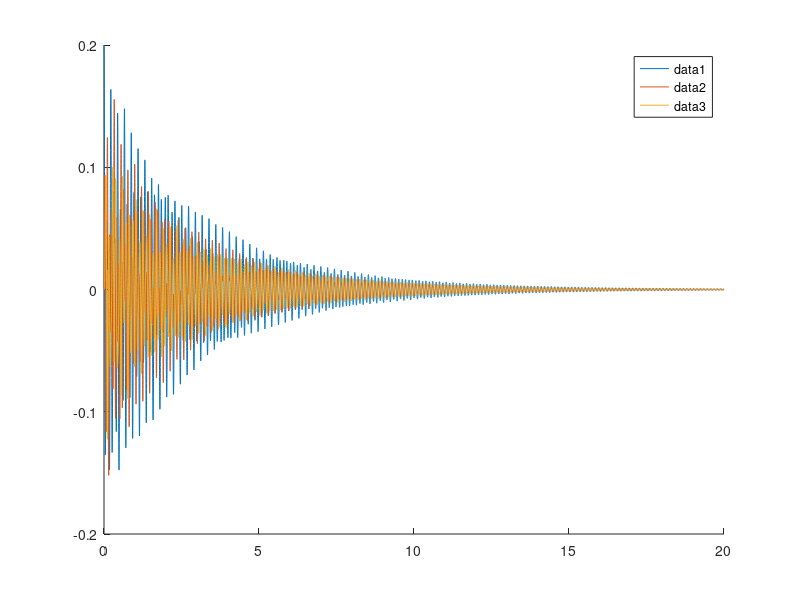
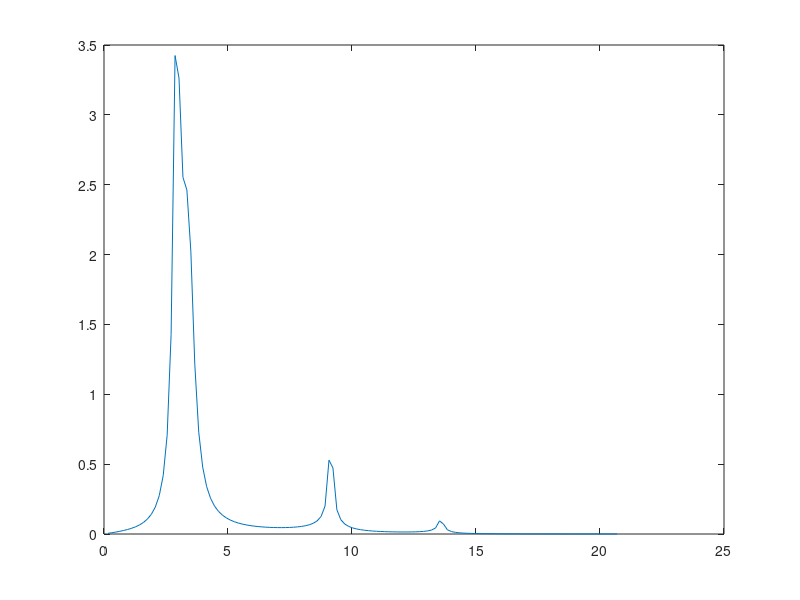
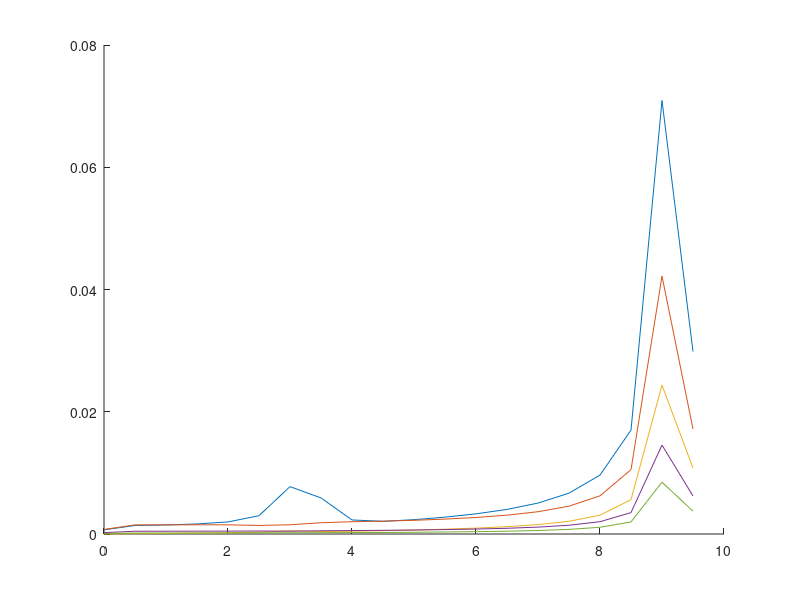

Reproduce these figures in MATLAB, in order. (Note: this script raises an error after producing the figures.)
close all
clear all

% floor properties:
M = 1.83;
K = 4200;
L = 0.54;

% Number of floors:
N = 3;

% TMD properties:
m = 0.15;
%k = 56;
k = 59.7;
l = 0.6;


% Generate the mass matrix for N floors
mass_array = zeros(1,N+1);
for i=1:N
  mass_array(i) = M;
endfor
mass_array(N+1) = m;
mass_array
mass_array = [M,M,M+0.5,m];

mass_matrix = diag(mass_array);
mass_matrix

% Generate the stiffness matrix for N floors
stiffness_array = zeros(1,N+1);
alt_stiffness_array = zeros(1,N);
for i=1:N-1
  stiffness_array(i) = 2*K;
  alt_stiffness_array(i) = -K;
endfor
stiffness_array(N) = k+K;
stiffness_array(N+1) = k;
alt_stiffness_array(N) = -k;

stiffness_matrix = diag(stiffness_array) + diag(alt_stiffness_array, -1) + diag(alt_stiffness_array, +1);
stiffness_matrix

% Generate the damping matrix
damping_array = zeros(1,N+1);
alt_damping_array = zeros(1,N);
for i=1:N-1
  damping_array(i) = 2*L;
  alt_damping_array(i) = -L;
endfor
damping_array(N) = L+l;
damping_array(N+1) = l;
alt_damping_array(N) = -l;

damping_matrix = diag(damping_array) + diag(alt_damping_array, -1) + diag(alt_damping_array, +1);
damping_matrix

% Formulate first order state equation matricies:

I = eye(N+1);
first_order_M = [I,zeros(N+1);zeros(N+1), mass_matrix]
first_order_D = [zeros(N+1), -1*I; stiffness_matrix, damping_matrix]

A = first_order_M\first_order_D

[V, D] = eig(A)

initial_conditions = [0.2;0;0;0;0;0;0;0];
a = V\initial_conditions
%{
syms t;

lamda_array = transpose(diag(D))
_A_array = sym(zeros(1,2*(N+1)))
for i=1:2*(N+1)
  _A_array(i) = exp(-1*lamda_array(i)*t);
endfor
_A_ = diag(_A_array)

y(t) = V*_A_*a;
test = double(y(0.1));
test(1);

figure(1);


% Calculate time domain response to initial conditions
datapoints1 = [];
datapoints2 = [];
datapoints3 = [];
for time = 0:0.02:3
  time
  displ_ = real(double(subs(y,(vpa(time)))));
  datapoints1 = [datapoints1 displ_(1)];
  datapoints2 = [datapoints2 displ_(2)];
  datapoints3 = [datapoints3 displ_(3)];
end
hold on
time = 0:0.02:3;
plot(time,(datapoints1),'-');
plot(time,(datapoints2),'-');
plot(time,(datapoints3),'-');
%}

function y = zero_force_response(lamda_matrix, V, a, t)
  N = length(a)/2;
  lamda_array = transpose(diag(lamda_matrix));
  _A_array = zeros(1,2*(N));
  for i=1:2*(N)
  _A_array(i) = exp(-1*lamda_array(i)*t);
  endfor
  _A_ = diag(_A_array);
  y = V*_A_*a;
endfunction

figure(1);


% Calculate time domain response to initial conditions
datapoints1 = [];
datapoints2 = [];
datapoints3 = [];
for time = 0:0.001:20
  displ_ = real(zero_force_response(D, V, a, time));
  datapoints1 = [datapoints1 displ_(1)];
  datapoints2 = [datapoints2 displ_(2)];
  datapoints3 = [datapoints3 displ_(3)];
end
hold on
time = 0:0.001:20;
plot(time,(datapoints1),'-');
plot(time,(datapoints2),'-');
plot(time,(datapoints3),'-');
legend


figure(2);
hold off

function amp = damped_forced_vibration(D,M,F,w)
  Y0 = (D+M*sqrt(-1)*w)\F;
  for j=1:length(F)/2
    amp(j) = sqrt(Y0(j)*conj(Y0(j)));
    %phase(j) = log(conj(Y0(j))/Y0(j))/(2*sqrt(-1));
  endfor
endfunction



% Calculate frequency response functions
plottype=3;

all_disp = [];
for w = 1:130;
  displ = damped_forced_vibration(first_order_D, first_order_M, [10;0;0;0;10;0;0;0], w);
  all_disp = [all_disp displ(4)];
end
w = 1:130;


% Log plot
if (plottype == 2)
  semilogy((w./(2*pi)),abs(all_disp),'-');

% Linear plot
elseif (plottype == 3)
  plot((w./(2*pi)),(all_disp),'-');
end
figure(3);


L = 2000;
Fs = 1000;
T = 1/Fs;
time = (0:L-1)*T;


for i=1:5
  hold on
  test = fft(datapoints1((i*2000-1999):(i*2000)));
  P2 = abs(test/L);
  P1 = P2(1:L/2+1);
  P1(2:end-1) = 2*P1(2:end-1);
  f = Fs*(0:(L/2))/L;
  plot(f(1:20), P1(1:20))
endfor


[pks, locs] = findpeaks(all_disp);
min_peaks = []
if (length(locs) > 3)
  for i=1:(length(locs) - 1)
    [pks2, locs2] = findpeaks(all_disp(locs(i):locs(i+1)), 'DoubleSided');
    min_peaks(i) = locs2
  endfor
  natural_frequencies = w(locs(1)+min_peaks(1)-1)/(2*pi)
endif

w(locs)
natural_frequencies = w(locs)/(2*pi)
w(2)/(2*pi)
w(40)/(2*pi)
[pks3, locs3] = findpeaks(all_disp(2:40));
[maximum, index] = max(pks3)

maximum

compute_pendulum_length(w(locs))




